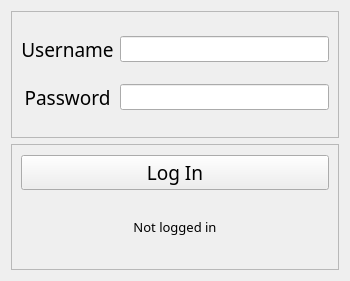
<?xml version="1.0" encoding="UTF-8"?>
<ui version="4.0">
 <class>FormLogIn</class>
 <widget class="QWidget" name="FormLogIn">
  <property name="geometry">
   <rect>
    <x>0</x>
    <y>0</y>
    <width>350</width>
    <height>281</height>
   </rect>
  </property>
  <property name="windowTitle">
   <string>Form</string>
  </property>
  <layout class="QVBoxLayout" name="verticalLayout">
   <item>
    <widget class="QFrame" name="frameUserPass">
     <property name="frameShape">
      <enum>QFrame::StyledPanel</enum>
     </property>
     <property name="frameShadow">
      <enum>QFrame::Raised</enum>
     </property>
     <layout class="QGridLayout" name="gridLayout">
      <item row="0" column="0">
       <widget class="QLabel" name="labelUsername">
        <property name="font">
         <font>
          <family>Poppins</family>
          <pointsize>14</pointsize>
         </font>
        </property>
        <property name="text">
         <string>Username</string>
        </property>
        <property name="alignment">
         <set>Qt::AlignCenter</set>
        </property>
       </widget>
      </item>
      <item row="1" column="0">
       <widget class="QLabel" name="labelPassword">
        <property name="font">
         <font>
          <family>Poppins</family>
          <pointsize>14</pointsize>
         </font>
        </property>
        <property name="text">
         <string>Password</string>
        </property>
        <property name="alignment">
         <set>Qt::AlignCenter</set>
        </property>
       </widget>
      </item>
      <item row="1" column="1">
       <widget class="QLineEdit" name="lineEditPassword">
        <property name="font">
         <font>
          <family>Poppins</family>
          <pointsize>10</pointsize>
         </font>
        </property>
        <property name="echoMode">
         <enum>QLineEdit::Password</enum>
        </property>
       </widget>
      </item>
      <item row="0" column="1">
       <widget class="QLineEdit" name="lineEditUsername">
        <property name="font">
         <font>
          <family>Poppins</family>
          <pointsize>10</pointsize>
         </font>
        </property>
       </widget>
      </item>
     </layout>
    </widget>
   </item>
   <item>
    <widget class="QFrame" name="frameLogBut">
     <property name="frameShape">
      <enum>QFrame::StyledPanel</enum>
     </property>
     <property name="frameShadow">
      <enum>QFrame::Raised</enum>
     </property>
     <layout class="QVBoxLayout" name="verticalLayout_2">
      <item>
       <widget class="QPushButton" name="logInButton">
        <property name="font">
         <font>
          <family>Poppins</family>
          <pointsize>14</pointsize>
         </font>
        </property>
        <property name="text">
         <string>Log In</string>
        </property>
        <property name="autoDefault">
         <bool>true</bool>
        </property>
       </widget>
      </item>
      <item>
       <widget class="QLabel" name="labelStatus">
        <property name="maximumSize">
         <size>
          <width>347</width>
          <height>60</height>
         </size>
        </property>
        <property name="font">
         <font>
          <family>Poppins</family>
          <pointsize>10</pointsize>
         </font>
        </property>
        <property name="text">
         <string>Not logged in</string>
        </property>
        <property name="alignment">
         <set>Qt::AlignCenter</set>
        </property>
        <property name="wordWrap">
         <bool>true</bool>
        </property>
       </widget>
      </item>
     </layout>
    </widget>
   </item>
  </layout>
 </widget>
 <resources>
  <include location="../resources.qrc"/>
 </resources>
 <connections/>
</ui>
